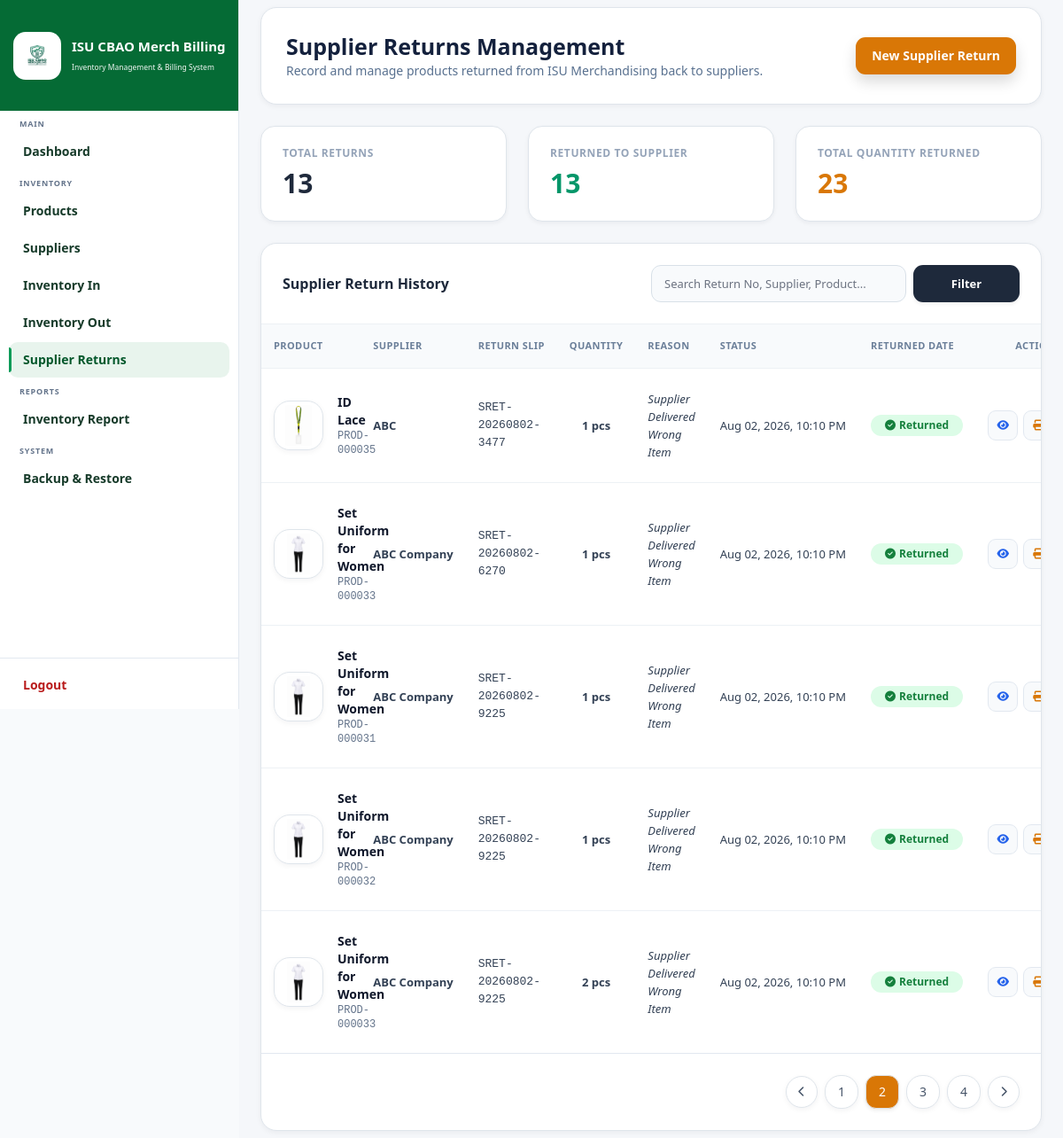
Page /pages/admin/returns.php?p=2 (signed in) on the committed database.
### tables this page shows
CREATE TABLE `returns` (
  `id` int(11) NOT NULL AUTO_INCREMENT,
  `return_no` varchar(30) NOT NULL,
  `sale_id` int(11) DEFAULT NULL,
  `product_id` int(11) NOT NULL,
  `supplier` varchar(150) NOT NULL,
  `reference_no` varchar(100) DEFAULT NULL,
  `quantity` int(11) NOT NULL DEFAULT 1,
  `reason` enum('Supplier Delivered Wrong Item','Supplier Delivered Damaged Item','Factory Defect','Quality Defect','Incorrect Size','Incorrect Color','Excess Delivered Quantity','Other Supplier Issue') NOT NULL,
  `status` enum('Pending','Approved','Returned','Rejected') NOT NULL DEFAULT 'Pending',
  `image_path` varchar(255) DEFAULT NULL,
  `remarks` text DEFAULT NULL,
  `processed_by` int(11) DEFAULT NULL,
  `return_date` datetime NOT NULL DEFAULT current_timestamp(),
  `created_at` timestamp NULL DEFAULT current_timestamp(),
  `updated_at` timestamp NULL DEFAULT current_timestamp() ON UPDATE current_timestamp(),
  PRIMARY KEY (`id`),
  KEY `idx_return_no` (`return_no`),
  KEY `idx_product` (`product_id`),
  KEY `idx_supplier` (`supplier`),
  KEY `idx_status` (`status`),
  KEY `idx_date` (`return_date`),
  KEY `fk_return_sale` (`sale_id`),
  KEY `fk_return_user` (`processed_by`),
  CONSTRAINT `fk_return_product` FOREIGN KEY (`product_id`) REFERENCES `products` (`id`) ON UPDATE CASCADE,
  CONSTRAINT `fk_return_sale` FOREIGN KEY (`sale_id`) REFERENCES `sales` (`id`) ON DELETE SET NULL ON UPDATE CASCADE,
  CONSTRAINT `fk_return_user` FOREIGN KEY (`processed_by`) REFERENCES `users` (`id`) ON DELETE SET NULL
);

CREATE TABLE `products` (
  `id` int(11) NOT NULL AUTO_INCREMENT,
  `product_code` varchar(50) DEFAULT NULL,
  `product_name` varchar(255) NOT NULL,
  `category` varchar(100) NOT NULL,
  `category_id` int(11) DEFAULT NULL,
  `product_size` varchar(30) DEFAULT NULL,
  `description` text DEFAULT NULL,
  `supplier` varchar(150) DEFAULT NULL,
  `unit_cost` decimal(10,2) DEFAULT NULL,
  `supplier_id` int(11) DEFAULT NULL,
  `unit_price` decimal(10,2) NOT NULL,
  `cost_price` decimal(10,2) DEFAULT 0.00,
  `current_stock` int(11) DEFAULT 0,
  `inventory_value` decimal(12,2) DEFAULT 0.00,
  `reorder_level` int(11) DEFAULT 10,
  `status` enum('Available','Low Stock','Out of Stock') DEFAULT 'Available',
  `front_image` varchar(255) DEFAULT NULL,
  `qr_code` varchar(255) DEFAULT NULL,
  `created_at` timestamp NULL DEFAULT current_timestamp(),
  `updated_at` timestamp NULL DEFAULT current_timestamp() ON UPDATE current_timestamp(),
  `updated_by` int(11) DEFAULT NULL,
  PRIMARY KEY (`id`),
  UNIQUE KEY `product_code` (`product_code`),
  UNIQUE KEY `unique_product_size` (`product_name`,`product_size`),
  KEY `fk_product_category` (`category_id`),
  KEY `fk_product_supplier` (`supplier_id`),
  KEY `fk_product_updatedby` (`updated_by`),
  CONSTRAINT `fk_product_category` FOREIGN KEY (`category_id`) REFERENCES `categories` (`id`),
  CONSTRAINT `fk_product_supplier` FOREIGN KEY (`supplier_id`) REFERENCES `suppliers` (`id`),
  CONSTRAINT `fk_product_updatedby` FOREIGN KEY (`updated_by`) REFERENCES `users` (`id`) ON DELETE SET NULL
);

### pages/admin/returns.php (the view, shortened to what this page needs)
<?php
require_once "../../config/database.php";
$totalReturnsCount = 0;
$returnedSuppliersCount = 0;
$totalReturnedQty = 0;
$qtyQuery = mysqli_query($conn,"
    SELECT COALESCE(SUM(quantity),0) AS qty
    FROM returns
");
if($qty = mysqli_fetch_assoc($qtyQuery)){
    $totalReturnedQty = (int)$qty['qty'];
}
$kpiQuery = mysqli_query($conn, "
    SELECT
        COUNT(DISTINCT return_no) AS total_returns,
        COUNT(DISTINCT CASE WHEN status = 'Returned' THEN return_no END) AS returned_to_supplier,
        COUNT(DISTINCT CASE WHEN status = 'Approved' THEN return_no END) AS approved_by_supplier,
        COUNT(DISTINCT CASE WHEN status = 'Rejected' THEN return_no END) AS rejected_by_supplier
    FROM returns
");
if ($kpiRes = mysqli_fetch_assoc($kpiQuery)) {
    $totalReturnsCount = (int)$kpiRes['total_returns'];
    $returnedSuppliersCount = (int)$kpiRes['returned_to_supplier'];
}
$search = trim($_GET['search'] ?? '');
$searchQuery = "";
$page = isset($_GET['p']) ? (int)$_GET['p'] : 1;
$limit = 5;
$offset = ($page - 1) * $limit;
$countQuery = "SELECT COUNT(r.id) as total FROM returns r LEFT JOIN products p ON r.product_id = p.id $searchQuery";
$countResult = mysqli_query($conn, $countQuery);
$totalRecords = mysqli_fetch_assoc($countResult)['total'] ?? 0;
$totalPages = ceil($totalRecords / $limit);
$returnsList = [];
$query = "
    SELECT
        r.*,
        p.product_code,
        p.product_name,
        p.product_size,
        p.front_image,
        u.username as processed_by_username
    FROM returns r
    LEFT JOIN products p ON r.product_id = p.id
    LEFT JOIN users u ON r.processed_by = u.id
    $searchQuery
    ORDER BY r.return_date DESC
    LIMIT $limit OFFSET $offset
";
$result = mysqli_query($conn, $query);
if ($result) {
    while ($row = mysqli_fetch_assoc($result)) {
        $returnsList[] = $row;
    }
}
?>
<!DOCTYPE html>
<html lang="en">
<head>
    <script src="https://cdn.tailwindcss.com?plugins=forms"></script>
    <link rel="stylesheet" href="https://cdnjs.cloudflare.com/ajax/libs/font-awesome/6.4.0/css/all.min.css">
    <link href="https://cdn.jsdelivr.net/npm/bootstrap@5.1.3/dist/css/bootstrap.min.css" rel="stylesheet">
</head>
<body class="bg-slate-50 font-sans text-slate-800">
<?php include "sidebar.php"; ?>
<main class="ml-0 md:ml-[270px] min-h-screen bg-[#f5f7fb] px-4 py-2 md:px-5 md:py-3 transition-all duration-300">
    <div class="space-y-6 max-w-7xl mx-auto">
        <div class="flex flex-col sm:flex-row justify-between items-start sm:items-center gap-4 bg-white p-6 rounded-2xl shadow-sm border border-slate-200">
            <div>
                <h1 class="text-2xl font-bold text-slate-900 tracking-tight">Supplier Returns Management</h1>
                <p class="text-sm text-slate-500 mt-0.5">Record and manage products returned from ISU Merchandising back to suppliers.</p>
            </div>
            <div class="flex items-center gap-3">
                <a href="return_form.php" class="bg-amber-600 hover:bg-amber-700 text-white px-5 py-2.5 rounded-xl font-semibold text-sm flex items-center gap-2 shadow transition">
                    </i> New Supplier Return
                </a>
            </div>
        </div>
        <div class="grid grid-cols-1 md:grid-cols-3 gap-6">
            <div class="bg-white p-6 rounded-2xl shadow-sm border border-slate-200 border-l-4 border-l-blue-500">
                <p class="text-xs text-slate-400 uppercase tracking-wider font-bold">
                    Total Returns
                </p>
                <h2 class="text-3xl font-extrabold text-slate-800 mt-2">
                    <?= number_format($totalReturnsCount); ?>
                </h2>
            </div>
            <div class="bg-white p-6 rounded-2xl shadow-sm border border-slate-200 border-l-4 border-l-emerald-500">
                <p class="text-xs text-slate-400 uppercase tracking-wider font-bold">
                    Returned to Supplier
                </p>
                <h2 class="text-3xl font-extrabold text-emerald-600 mt-2">
                    <?= number_format($returnedSuppliersCount); ?>
                </h2>
            </div>
            <div class="bg-white p-6 rounded-2xl shadow-sm border border-slate-200 border-l-4 border-l-amber-500">
                <p class="text-xs text-slate-400 uppercase tracking-wider font-bold">
                    Total Quantity Returned
                </p>
                <h2 class="text-3xl font-extrabold text-amber-600 mt-2">
                    <?= number_format($totalReturnedQty); ?>
                </h2>
            </div>
        </div>
        <div class="bg-white rounded-2xl border border-slate-200 shadow-sm overflow-hidden">
            <div class="p-6 border-b border-slate-100">
                <form method="GET" action="" class="flex flex-col sm:flex-row items-center justify-between gap-4">
                    <h2 class="text-base font-bold text-slate-800 whitespace-nowrap">Supplier Return History</h2>
                    <div class="flex items-center gap-2 w-full sm:w-auto">
                        <div class="flex-1 sm:w-72">
                            <input type="text" name="search" value="<?= htmlspecialchars($search); ?>" placeholder="Search Return No, Supplier, Product..." class="w-full px-4 py-2.5 bg-slate-50 border border-slate-200 rounded-xl text-sm focus:outline-none focus:ring-2 focus:ring-amber-500 focus:bg-white transition">
                        </div>
                        <button type="submit" class="bg-slate-800 hover:bg-slate-900 text-white px-4 py-2.5 rounded-xl text-sm font-medium transition shadow-sm">Filter</button>
                    </div>
                </form>
            </div>
            <div class="overflow-x-auto">
                <table class="min-w-full text-left border-collapse">
                    <thead class="bg-slate-50 text-[11px] uppercase tracking-wider text-slate-500 border-b border-slate-200">
                        <tr class="whitespace-nowrap">
                            <th class="px-6 py-3 font-semibold">Product</th>
                            <th class="px-6 py-3 font-semibold">Supplier</th>
                            <th class="px-6 py-3 font-semibold">Return Slip</th>
                            <th class="px-6 py-3 font-semibold text-center">Quantity</th>
                            <th class="px-6 py-3 font-semibold">Reason</th>
                            <th class="px-6 py-3 font-semibold">Status</th>
                            <th class="px-6 py-3 font-semibold">Returned Date</th>
                            <th class="px-6 py-3 font-semibold text-center">Actions</th>
                        </tr>
                    </thead>
                    <tbody class="divide-y divide-slate-100 text-sm">
                        <?php if (empty($returnsList)): ?>
                            <tr>
                                <td colspan="9" class="text-center py-12 text-slate-400">
                                    <div class="flex flex-col items-center justify-center">
                                        <i class="fa-solid fa-rotate-left text-3xl mb-2 text-slate-300"></i>
                                        <p class="font-medium text-slate-600">No supplier return records found.</p>
                                    </div>
                                </td>
                            </tr>
                        <?php else: ?>
                            <?php foreach ($returnsList as $ret): ?>
                                <tr class="hover:bg-slate-50 transition">
                                    <td class="px-6 py-4">
                                        <div class="flex items-center gap-3">
                                            <?php $img_path = !empty($ret['front_image']) ? $ret['front_image'] : $ret['image_path']; ?>
                                            <img src="<?= !empty($img_path) ? '../../' . htmlspecialchars($img_path) : '../../assets/images/default.png'; ?>" class="w-14 h-14 rounded-xl object-contain border bg-white p-1 shadow-sm flex-shrink-0" onerror="this.src='../../assets/images/default.png'">
                                            <div>
                                                <h4 class="font-bold text-slate-900 text-sm"><?= htmlspecialchars($ret['product_name']); ?></h4>
                                                <p class="text-slate-500 font-mono text-xs"><?= htmlspecialchars($ret['product_code']); ?></p>
                                            </div>
                                        </div>
                                    </td>
                                    <td class="px-6 py-4 font-semibold text-slate-700 whitespace-nowrap"><?= htmlspecialchars($ret['supplier'] ?? 'N/A'); ?></td>
                                    <td class="px-6 py-4 font-mono text-slate-600"><?= htmlspecialchars($ret['return_no']); ?></td>
                                    <td class="px-6 py-4 text-center font-bold text-slate-700"><?= (int)$ret['quantity']; ?> pcs</td>
                                    <td class="px-6 py-4 text-slate-600 italic whitespace-normal max-w-xs"><?= htmlspecialchars($ret['reason']); ?></td>
                                    <td class="px-6 py-4 text-slate-600 whitespace-nowrap"><?= date('M d, Y, g:i A', strtotime($ret['return_date'])); ?></td>
                                    <td class="px-6 py-4">
                                        <?php if ($ret['status'] === 'Returned'): ?>
                                            <span class="inline-flex items-center px-3 py-1 rounded-full bg-green-100 text-green-700 text-xs font-semibold">
                                                <i class="fa-solid fa-check-circle mr-1"></i>
                                                Returned
                                            </span>
                                        <?php endif; ?>
                                    </td>
                                    <td class="px-6 py-4 text-center">
                                        <div class="flex items-center justify-center gap-1.5">
                                            <a href="return_view.php?return_no=<?= urlencode($ret['return_no']); ?>" class="bg-blue-50 hover:bg-blue-100 text-blue-600 px-2.5 py-1.5 rounded-lg text-xs font-bold transition" title="View Details">
                                                <i class="fa-solid fa-eye"></i>
                                            </a>
                                            <a href="return_print.php?return_no=<?= urlencode($ret['return_no']); ?>" target="_blank" class="bg-amber-50 hover:bg-amber-100 text-amber-600 px-2.5 py-1.5 rounded-lg text-xs font-bold transition" title="Print Return Slip">
                                                <i class="fa-solid fa-print"></i>
                                            </a>
                                        </div>
                                    </td>
                                </tr>
                            <?php endforeach; ?>
                        <?php endif; ?>
                    </tbody>
                </table>
            </div>
            <?php if ($totalPages > 1): ?>
            <div class="p-6 border-t border-slate-200 flex justify-end items-center gap-2">
                <?php
                    $queryParams = $_GET;
                    if ($page > 1):
                        $queryParams['p'] = $page - 1;
                ?>
                    <a href="?<?= http_build_query($queryParams); ?>" class="w-9 h-9 flex items-center justify-center bg-white border border-slate-200 rounded-xl text-sm text-slate-600 hover:bg-slate-50 shadow-sm transition"><i class="fa-solid fa-chevron-left text-xs"></i></a>
                <?php endif; ?>
                <?php for ($i = 1; $i <= $totalPages; $i++): $queryParams['p'] = $i; ?>
                    <a href="?<?= http_build_query($queryParams); ?>" class="px-3.5 py-2 border rounded-xl text-sm font-medium shadow-sm transition <?= ($i == $page) ? 'bg-amber-600 text-white border-amber-600' : 'bg-white border-slate-200 text-slate-600 hover:bg-slate-50'; ?>"><?= $i; ?></a>
                <?php endfor; ?>
                <?php if ($page < $totalPages): $queryParams['p'] = $page + 1; ?>
                    <a href="?<?= http_build_query($queryParams); ?>" class="w-9 h-9 flex items-center justify-center bg-white border border-slate-200 rounded-xl text-sm text-slate-600 hover:bg-slate-50 shadow-sm transition"><i class="fa-solid fa-chevron-right text-xs"></i></a>
                <?php endif; ?>
            </div>
            <?php endif; ?>
        </div>
    </div>
</main>
</body>
</html>

### pages/admin/returns.php (style rules this page uses)
a { text-decoration: none !important; }

### rows in the picture
returns: product.front_image (picture), product.product_name "ID Lace", product.product_code "PROD-000035", supplier "ABC", return_no "SRET-20260802-3477", quantity "1", reason "Supplier Delivered Wrong Item", return_date "Aug 02, 2026, 10:10 PM", status "Returned" (drawn)
returns: product.front_image (picture), product.product_name "Set Uniform for Women", product.product_code "PROD-000033", supplier "ABC Company", return_no "SRET-20260802-6270", quantity "1", reason "Supplier Delivered Wrong Item", return_date "Aug 02, 2026, 10:10 PM", status "Returned" (drawn)
returns: product.front_image (picture), product.product_name "Set Uniform for Women", product.product_code "PROD-000031", supplier "ABC Company", return_no "SRET-20260802-9225", quantity "1", reason "Supplier Delivered Wrong Item", return_date "Aug 02, 2026, 10:10 PM", status "Returned" (drawn)
returns: product.front_image (picture), product.product_name "Set Uniform for Women", product.product_code "PROD-000032", supplier "ABC Company", return_no "SRET-20260802-9225", quantity "1", reason "Supplier Delivered Wrong Item", return_date "Aug 02, 2026, 10:10 PM", status "Returned" (drawn)
returns: product.front_image (picture), product.product_name "Set Uniform for Women", product.product_code "PROD-000033", supplier "ABC Company", return_no "SRET-20260802-9225", quantity "2", reason "Supplier Delivered Wrong Item", return_date "Aug 02, 2026, 10:10 PM", status "Returned" (drawn)

### other values in the picture
$totalReturnsCount "13"
$returnedSuppliersCount "13"
$totalReturnedQty "23"
